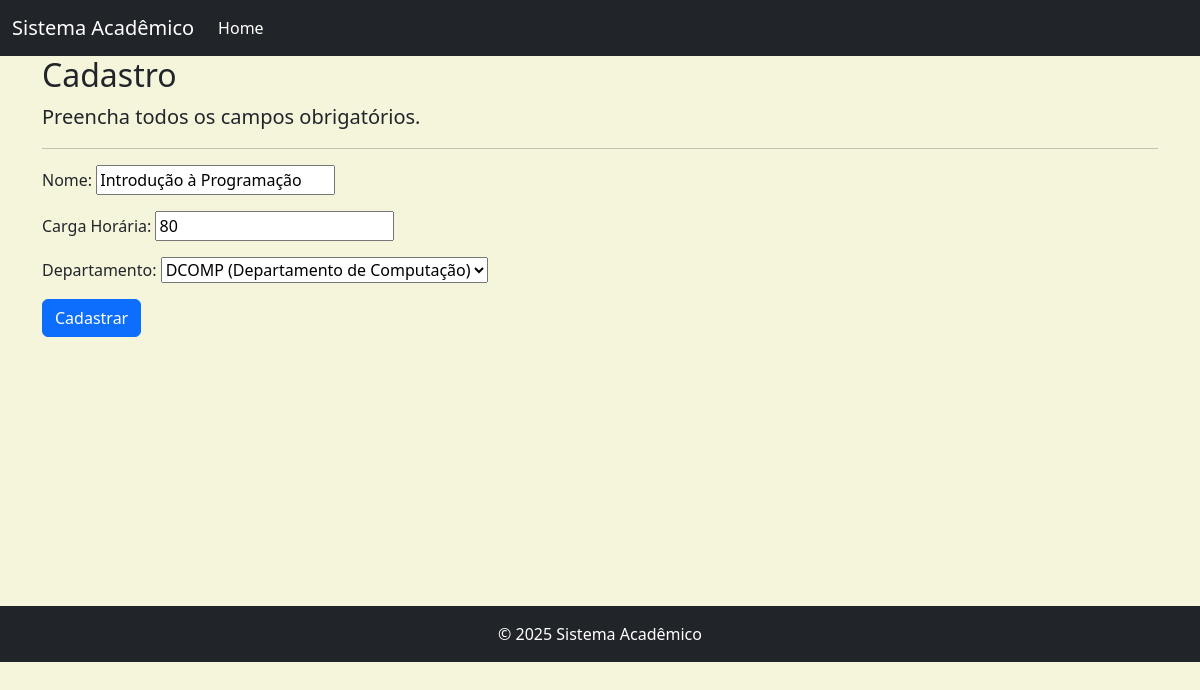
Page /editar/disciplina/1/ on the earlier database version.
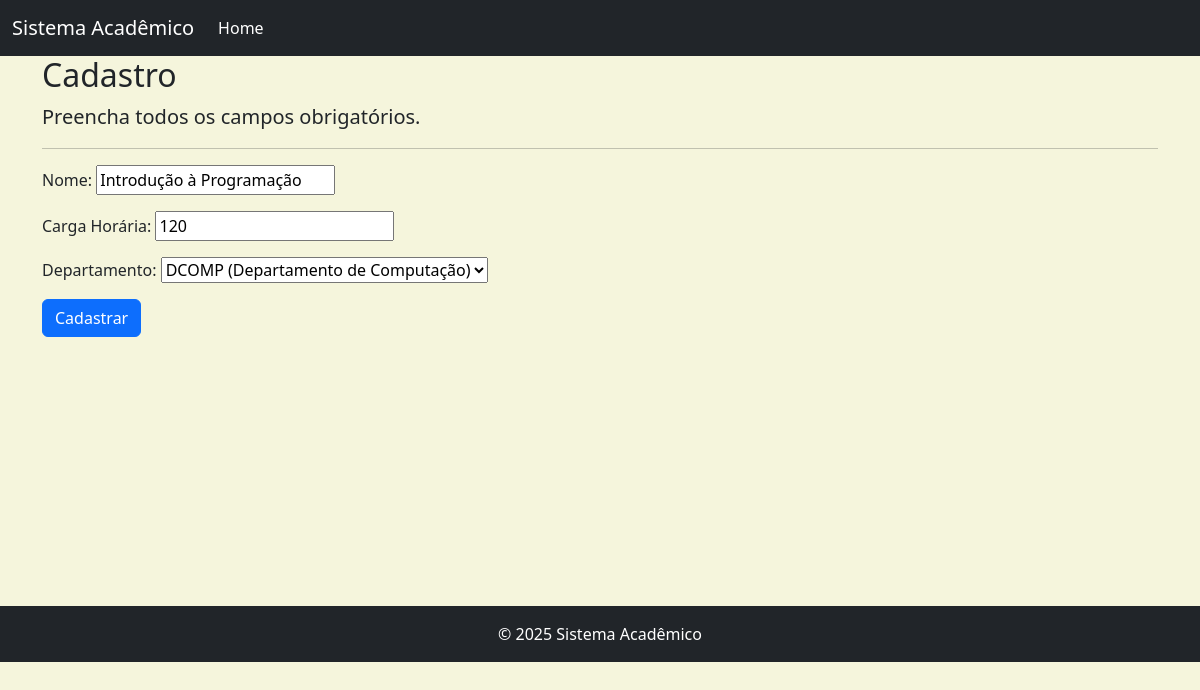
Same page on the later database version.
### cadastros/models.py (models this page shows, shortened)
class Disciplina(models.Model):
    nome = models.CharField(max_length=100)
    cargaHoraria = models.IntegerField(verbose_name="Carga Horária")
    departamento = models.ForeignKey(Departamento, on_delete=models.PROTECT)

class Departamento(models.Model):
    nome = models.CharField(max_length=50)
    sigla = models.CharField(max_length=5)
    def __str__(self):
        return "{} ({})".format(self.sigla, self.nome)

### cadastros/views.py (the view)
class DisciplinaUpdate(UpdateView):
    model = Disciplina
    fields = ['nome', 'cargaHoraria', 'departamento']
    template_name = 'cadastros/form.html'
    success_url = reverse_lazy('inicio')

### cadastros/templates/cadastros/form.html (shortened to what this page needs)
{% extends 'paginas/base.html' %}
{% load static %}
{% block conteudo %}
<h2>Cadastro</h2>
<p class="lead">
    Preencha todos os campos obrigatórios.
</p>
<hr>
<form action="" method="POST">
    {{form.as_p}}
    <button type="submit" class="btn btn-primary">
        Cadastrar
    </button>
</form>
{% endblock %}

Differences in the rows shown:
changed Disciplina "DCOMP (Departamento de Computação)": cargaHoraria "80" → "120"
